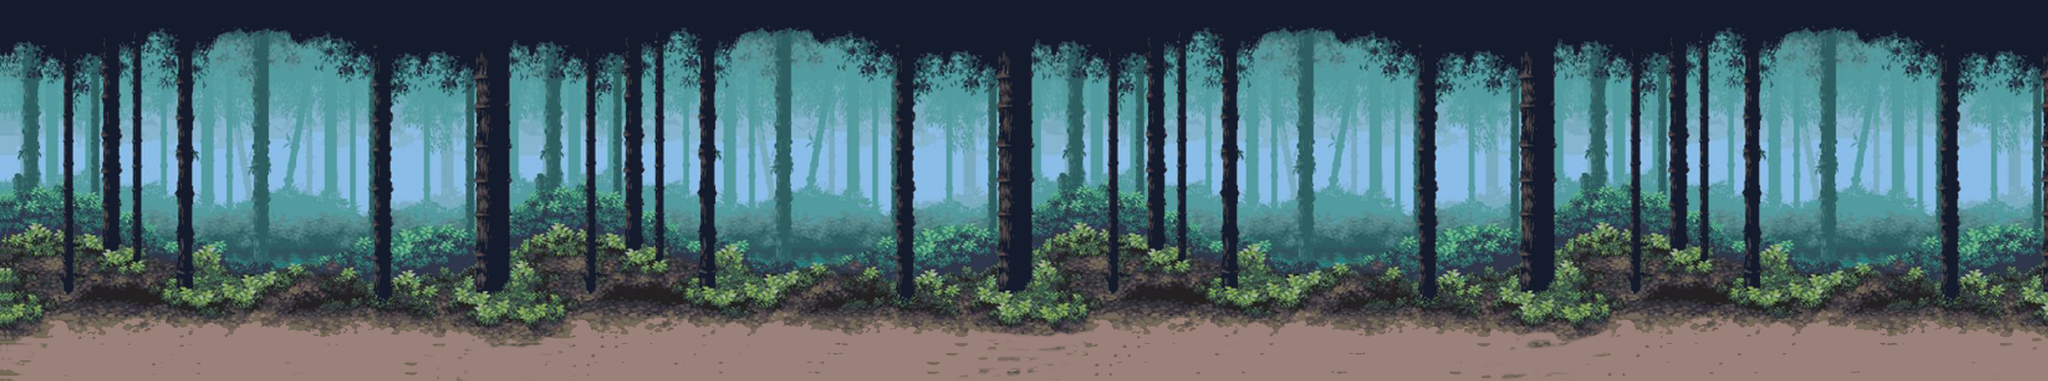

A level layout from a 2D game, rendered from its tile map. Below: a short description, then the map file with tile-grid data replaced by summaries:
An orthogonal 322x60 tile map with 10x10 px tiles, 1 tile layer (fundoFase).

<map version="1.0" orientation="orthogonal" renderorder="right-down" width="322" height="60" tilewidth="10" tileheight="10" nextobjectid="1">
 <tileset firstgid="1" name="fundo" tilewidth="10" tileheight="10" tilecount="21120" columns="352">
  <image source="tileFase1.png" width="3520" height="600" />
 </tileset>
 <layer name="fundoFase" width="322" height="60">
  <data>[19320 cells, 19320 non-empty, 19260 distinct tile ids]</data>
 </layer>
</map>